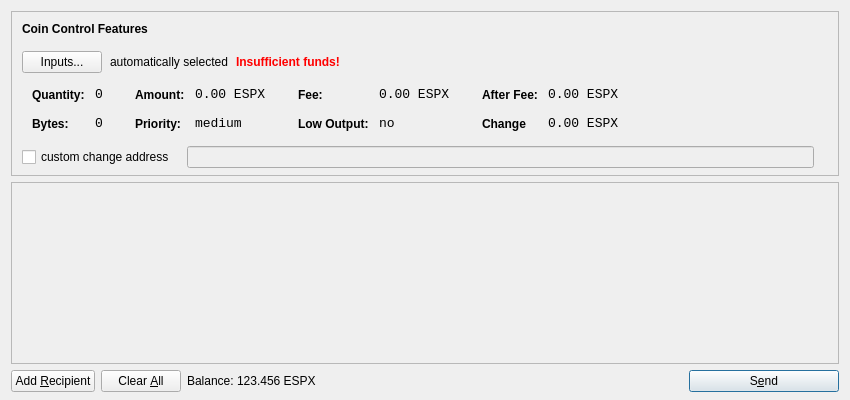
<?xml version="1.0" encoding="UTF-8"?>
<ui version="4.0">
 <class>SendCoinsDialog</class>
 <widget class="QDialog" name="SendCoinsDialog">
  <property name="geometry">
   <rect>
    <x>0</x>
    <y>0</y>
    <width>850</width>
    <height>400</height>
   </rect>
  </property>
  <property name="windowTitle">
   <string>Send Coins</string>
  </property>
  <layout class="QVBoxLayout" name="verticalLayout" stretch="0,1,0">
   <property name="bottomMargin">
    <number>8</number>
   </property>
   <item>
    <widget class="QFrame" name="frameCoinControl">
     <property name="sizePolicy">
      <sizepolicy hsizetype="Expanding" vsizetype="Expanding">
       <horstretch>0</horstretch>
       <verstretch>0</verstretch>
      </sizepolicy>
     </property>
     <property name="maximumSize">
      <size>
       <width>16777215</width>
       <height>16777215</height>
      </size>
     </property>
     <property name="frameShape">
      <enum>QFrame::StyledPanel</enum>
     </property>
     <property name="frameShadow">
      <enum>QFrame::Sunken</enum>
     </property>
     <layout class="QVBoxLayout" name="verticalLayoutCoinControl2">
      <property name="spacing">
       <number>-1</number>
      </property>
      <property name="leftMargin">
       <number>0</number>
      </property>
      <property name="topMargin">
       <number>0</number>
      </property>
      <property name="rightMargin">
       <number>0</number>
      </property>
      <property name="bottomMargin">
       <number>6</number>
      </property>
      <item>
       <layout class="QVBoxLayout" name="verticalLayoutCoinControl" stretch="0,0,0,0,1">
        <property name="spacing">
         <number>0</number>
        </property>
        <property name="leftMargin">
         <number>10</number>
        </property>
        <property name="topMargin">
         <number>10</number>
        </property>
        <item>
         <layout class="QHBoxLayout" name="horizontalLayoutCoinControl1">
          <property name="bottomMargin">
           <number>15</number>
          </property>
          <item>
           <widget class="QLabel" name="labelCoinControlFeatures">
            <property name="sizePolicy">
             <sizepolicy hsizetype="Preferred" vsizetype="Maximum">
              <horstretch>0</horstretch>
              <verstretch>0</verstretch>
             </sizepolicy>
            </property>
            <property name="font">
             <font>
              <weight>75</weight>
              <bold>true</bold>
             </font>
            </property>
            <property name="styleSheet">
             <string notr="true">font-weight:bold;</string>
            </property>
            <property name="text">
             <string>Coin Control Features</string>
            </property>
           </widget>
          </item>
         </layout>
        </item>
        <item>
         <layout class="QHBoxLayout" name="horizontalLayoutCoinControl2" stretch="0,0,0,0">
          <property name="spacing">
           <number>8</number>
          </property>
          <property name="bottomMargin">
           <number>10</number>
          </property>
          <item>
           <widget class="QPushButton" name="pushButtonCoinControl">
            <property name="styleSheet">
             <string notr="true"/>
            </property>
            <property name="text">
             <string>Inputs...</string>
            </property>
           </widget>
          </item>
          <item>
           <widget class="QLabel" name="labelCoinControlAutomaticallySelected">
            <property name="text">
             <string>automatically selected</string>
            </property>
            <property name="margin">
             <number>5</number>
            </property>
           </widget>
          </item>
          <item>
           <widget class="QLabel" name="labelCoinControlInsuffFunds">
            <property name="font">
             <font>
              <weight>75</weight>
              <bold>true</bold>
             </font>
            </property>
            <property name="styleSheet">
             <string notr="true">color:red;font-weight:bold;</string>
            </property>
            <property name="text">
             <string>Insufficient funds!</string>
            </property>
            <property name="margin">
             <number>5</number>
            </property>
           </widget>
          </item>
          <item>
           <spacer name="horizontalSpacerCoinControl">
            <property name="orientation">
             <enum>Qt::Horizontal</enum>
            </property>
            <property name="sizeHint" stdset="0">
             <size>
              <width>40</width>
              <height>1</height>
             </size>
            </property>
           </spacer>
          </item>
         </layout>
        </item>
        <item>
         <widget class="QWidget" name="widgetCoinControl" native="true">
          <property name="sizePolicy">
           <sizepolicy hsizetype="Preferred" vsizetype="Preferred">
            <horstretch>0</horstretch>
            <verstretch>0</verstretch>
           </sizepolicy>
          </property>
          <property name="minimumSize">
           <size>
            <width>0</width>
            <height>0</height>
           </size>
          </property>
          <property name="styleSheet">
           <string notr="true"/>
          </property>
          <layout class="QHBoxLayout" name="horizontalLayoutCoinControl5">
           <property name="margin">
            <number>0</number>
           </property>
           <item>
            <layout class="QHBoxLayout" name="horizontalLayoutCoinControl3" stretch="0,0,0,1">
             <property name="spacing">
              <number>20</number>
             </property>
             <property name="topMargin">
              <number>0</number>
             </property>
             <property name="bottomMargin">
              <number>10</number>
             </property>
             <item>
              <layout class="QFormLayout" name="formLayoutCoinControl1">
               <property name="horizontalSpacing">
                <number>10</number>
               </property>
               <property name="verticalSpacing">
                <number>14</number>
               </property>
               <property name="leftMargin">
                <number>10</number>
               </property>
               <property name="topMargin">
                <number>4</number>
               </property>
               <property name="rightMargin">
                <number>6</number>
               </property>
               <item row="0" column="0">
                <widget class="QLabel" name="labelCoinControlQuantityText">
                 <property name="styleSheet">
                  <string notr="true">font-weight:bold;</string>
                 </property>
                 <property name="text">
                  <string>Quantity:</string>
                 </property>
                 <property name="margin">
                  <number>0</number>
                 </property>
                </widget>
               </item>
               <item row="0" column="1">
                <widget class="QLabel" name="labelCoinControlQuantity">
                 <property name="font">
                  <font>
                   <family>Monospace</family>
                   <pointsize>10</pointsize>
                  </font>
                 </property>
                 <property name="cursor">
                  <cursorShape>IBeamCursor</cursorShape>
                 </property>
                 <property name="contextMenuPolicy">
                  <enum>Qt::ActionsContextMenu</enum>
                 </property>
                 <property name="text">
                  <string>0</string>
                 </property>
                 <property name="margin">
                  <number>0</number>
                 </property>
                 <property name="textInteractionFlags">
                  <set>Qt::LinksAccessibleByMouse|Qt::TextSelectableByKeyboard|Qt::TextSelectableByMouse</set>
                 </property>
                </widget>
               </item>
               <item row="1" column="0">
                <widget class="QLabel" name="labelCoinControlBytesText">
                 <property name="styleSheet">
                  <string notr="true">font-weight:bold;</string>
                 </property>
                 <property name="text">
                  <string>Bytes:</string>
                 </property>
                </widget>
               </item>
               <item row="1" column="1">
                <widget class="QLabel" name="labelCoinControlBytes">
                 <property name="font">
                  <font>
                   <family>Monospace</family>
                   <pointsize>10</pointsize>
                  </font>
                 </property>
                 <property name="cursor">
                  <cursorShape>IBeamCursor</cursorShape>
                 </property>
                 <property name="contextMenuPolicy">
                  <enum>Qt::ActionsContextMenu</enum>
                 </property>
                 <property name="text">
                  <string>0</string>
                 </property>
                 <property name="textInteractionFlags">
                  <set>Qt::LinksAccessibleByMouse|Qt::TextSelectableByKeyboard|Qt::TextSelectableByMouse</set>
                 </property>
                </widget>
               </item>
              </layout>
             </item>
             <item>
              <layout class="QFormLayout" name="formLayoutCoinControl2">
               <property name="horizontalSpacing">
                <number>10</number>
               </property>
               <property name="verticalSpacing">
                <number>14</number>
               </property>
               <property name="leftMargin">
                <number>6</number>
               </property>
               <property name="topMargin">
                <number>4</number>
               </property>
               <property name="rightMargin">
                <number>6</number>
               </property>
               <item row="0" column="0">
                <widget class="QLabel" name="labelCoinControlAmountText">
                 <property name="styleSheet">
                  <string notr="true">font-weight:bold;</string>
                 </property>
                 <property name="text">
                  <string>Amount:</string>
                 </property>
                 <property name="margin">
                  <number>0</number>
                 </property>
                </widget>
               </item>
               <item row="0" column="1">
                <widget class="QLabel" name="labelCoinControlAmount">
                 <property name="font">
                  <font>
                   <family>Monospace</family>
                   <pointsize>10</pointsize>
                  </font>
                 </property>
                 <property name="cursor">
                  <cursorShape>IBeamCursor</cursorShape>
                 </property>
                 <property name="contextMenuPolicy">
                  <enum>Qt::ActionsContextMenu</enum>
                 </property>
                 <property name="text">
                  <string>0.00 ESPX</string>
                 </property>
                 <property name="textInteractionFlags">
                  <set>Qt::LinksAccessibleByMouse|Qt::TextSelectableByKeyboard|Qt::TextSelectableByMouse</set>
                 </property>
                </widget>
               </item>
               <item row="1" column="0">
                <widget class="QLabel" name="labelCoinControlPriorityText">
                 <property name="styleSheet">
                  <string notr="true">font-weight:bold;</string>
                 </property>
                 <property name="text">
                  <string>Priority:</string>
                 </property>
                </widget>
               </item>
               <item row="1" column="1">
                <widget class="QLabel" name="labelCoinControlPriority">
                 <property name="font">
                  <font>
                   <family>Monospace</family>
                   <pointsize>10</pointsize>
                  </font>
                 </property>
                 <property name="cursor">
                  <cursorShape>IBeamCursor</cursorShape>
                 </property>
                 <property name="contextMenuPolicy">
                  <enum>Qt::ActionsContextMenu</enum>
                 </property>
                 <property name="text">
                  <string>medium</string>
                 </property>
                 <property name="textInteractionFlags">
                  <set>Qt::LinksAccessibleByMouse|Qt::TextSelectableByKeyboard|Qt::TextSelectableByMouse</set>
                 </property>
                </widget>
               </item>
              </layout>
             </item>
             <item>
              <layout class="QFormLayout" name="formLayoutCoinControl3">
               <property name="horizontalSpacing">
                <number>10</number>
               </property>
               <property name="verticalSpacing">
                <number>14</number>
               </property>
               <property name="leftMargin">
                <number>6</number>
               </property>
               <property name="topMargin">
                <number>4</number>
               </property>
               <property name="rightMargin">
                <number>6</number>
               </property>
               <item row="0" column="0">
                <widget class="QLabel" name="labelCoinControlFeeText">
                 <property name="styleSheet">
                  <string notr="true">font-weight:bold;</string>
                 </property>
                 <property name="text">
                  <string>Fee:</string>
                 </property>
                 <property name="margin">
                  <number>0</number>
                 </property>
                </widget>
               </item>
               <item row="0" column="1">
                <widget class="QLabel" name="labelCoinControlFee">
                 <property name="font">
                  <font>
                   <family>Monospace</family>
                   <pointsize>10</pointsize>
                  </font>
                 </property>
                 <property name="cursor">
                  <cursorShape>IBeamCursor</cursorShape>
                 </property>
                 <property name="contextMenuPolicy">
                  <enum>Qt::ActionsContextMenu</enum>
                 </property>
                 <property name="text">
                  <string>0.00 ESPX</string>
                 </property>
                 <property name="textInteractionFlags">
                  <set>Qt::LinksAccessibleByMouse|Qt::TextSelectableByKeyboard|Qt::TextSelectableByMouse</set>
                 </property>
                </widget>
               </item>
               <item row="1" column="0">
                <widget class="QLabel" name="labelCoinControlLowOutputText">
                 <property name="styleSheet">
                  <string notr="true">font-weight:bold;</string>
                 </property>
                 <property name="text">
                  <string>Low Output:</string>
                 </property>
                </widget>
               </item>
               <item row="1" column="1">
                <widget class="QLabel" name="labelCoinControlLowOutput">
                 <property name="font">
                  <font>
                   <family>Monospace</family>
                   <pointsize>10</pointsize>
                  </font>
                 </property>
                 <property name="cursor">
                  <cursorShape>IBeamCursor</cursorShape>
                 </property>
                 <property name="contextMenuPolicy">
                  <enum>Qt::ActionsContextMenu</enum>
                 </property>
                 <property name="text">
                  <string>no</string>
                 </property>
                 <property name="textInteractionFlags">
                  <set>Qt::LinksAccessibleByMouse|Qt::TextSelectableByKeyboard|Qt::TextSelectableByMouse</set>
                 </property>
                </widget>
               </item>
              </layout>
             </item>
             <item>
              <layout class="QFormLayout" name="formLayoutCoinControl4">
               <property name="horizontalSpacing">
                <number>10</number>
               </property>
               <property name="verticalSpacing">
                <number>14</number>
               </property>
               <property name="leftMargin">
                <number>6</number>
               </property>
               <property name="topMargin">
                <number>4</number>
               </property>
               <property name="rightMargin">
                <number>6</number>
               </property>
               <item row="0" column="0">
                <widget class="QLabel" name="labelCoinControlAfterFeeText">
                 <property name="styleSheet">
                  <string notr="true">font-weight:bold;</string>
                 </property>
                 <property name="text">
                  <string>After Fee:</string>
                 </property>
                 <property name="margin">
                  <number>0</number>
                 </property>
                </widget>
               </item>
               <item row="0" column="1">
                <widget class="QLabel" name="labelCoinControlAfterFee">
                 <property name="font">
                  <font>
                   <family>Monospace</family>
                   <pointsize>10</pointsize>
                  </font>
                 </property>
                 <property name="cursor">
                  <cursorShape>IBeamCursor</cursorShape>
                 </property>
                 <property name="contextMenuPolicy">
                  <enum>Qt::ActionsContextMenu</enum>
                 </property>
                 <property name="text">
                  <string>0.00 ESPX</string>
                 </property>
                 <property name="textInteractionFlags">
                  <set>Qt::LinksAccessibleByMouse|Qt::TextSelectableByKeyboard|Qt::TextSelectableByMouse</set>
                 </property>
                </widget>
               </item>
               <item row="1" column="0">
                <widget class="QLabel" name="labelCoinControlChangeText">
                 <property name="styleSheet">
                  <string notr="true">font-weight:bold;</string>
                 </property>
                 <property name="text">
                  <string>Change</string>
                 </property>
                </widget>
               </item>
               <item row="1" column="1">
                <widget class="QLabel" name="labelCoinControlChange">
                 <property name="font">
                  <font>
                   <family>Monospace</family>
                   <pointsize>10</pointsize>
                  </font>
                 </property>
                 <property name="cursor">
                  <cursorShape>IBeamCursor</cursorShape>
                 </property>
                 <property name="contextMenuPolicy">
                  <enum>Qt::ActionsContextMenu</enum>
                 </property>
                 <property name="text">
                  <string>0.00 ESPX</string>
                 </property>
                 <property name="textInteractionFlags">
                  <set>Qt::LinksAccessibleByMouse|Qt::TextSelectableByKeyboard|Qt::TextSelectableByMouse</set>
                 </property>
                </widget>
               </item>
              </layout>
             </item>
            </layout>
           </item>
          </layout>
         </widget>
        </item>
        <item>
         <layout class="QHBoxLayout" name="horizontalLayoutCoinControl4" stretch="0,0,0">
          <property name="spacing">
           <number>12</number>
          </property>
          <property name="sizeConstraint">
           <enum>QLayout::SetDefaultConstraint</enum>
          </property>
          <property name="topMargin">
           <number>5</number>
          </property>
          <property name="rightMargin">
           <number>5</number>
          </property>
          <item>
           <widget class="QCheckBox" name="checkBoxCoinControlChange">
            <property name="text">
             <string>custom change address</string>
            </property>
           </widget>
          </item>
          <item>
           <widget class="QLineEdit" name="lineEditCoinControlChange">
            <property name="enabled">
             <bool>false</bool>
            </property>
            <property name="sizePolicy">
             <sizepolicy hsizetype="Expanding" vsizetype="Fixed">
              <horstretch>0</horstretch>
              <verstretch>0</verstretch>
             </sizepolicy>
            </property>
           </widget>
          </item>
          <item>
           <widget class="QLabel" name="labelCoinControlChangeLabel">
            <property name="sizePolicy">
             <sizepolicy hsizetype="Preferred" vsizetype="Expanding">
              <horstretch>0</horstretch>
              <verstretch>0</verstretch>
             </sizepolicy>
            </property>
            <property name="minimumSize">
             <size>
              <width>0</width>
              <height>0</height>
             </size>
            </property>
            <property name="text">
             <string/>
            </property>
            <property name="margin">
             <number>3</number>
            </property>
           </widget>
          </item>
         </layout>
        </item>
        <item>
         <spacer name="verticalSpacerCoinControl">
          <property name="orientation">
           <enum>Qt::Vertical</enum>
          </property>
          <property name="sizeHint" stdset="0">
           <size>
            <width>800</width>
            <height>1</height>
           </size>
          </property>
         </spacer>
        </item>
       </layout>
      </item>
     </layout>
    </widget>
   </item>
   <item>
    <widget class="QScrollArea" name="scrollArea">
     <property name="widgetResizable">
      <bool>true</bool>
     </property>
     <widget class="QWidget" name="scrollAreaWidgetContents">
      <property name="geometry">
       <rect>
        <x>0</x>
        <y>0</y>
        <width>830</width>
        <height>165</height>
       </rect>
      </property>
      <layout class="QVBoxLayout" name="verticalLayout_2">
       <property name="margin">
        <number>0</number>
       </property>
       <item>
        <layout class="QVBoxLayout" name="entries">
         <property name="spacing">
          <number>6</number>
         </property>
        </layout>
       </item>
       <item>
        <spacer name="verticalSpacer">
         <property name="orientation">
          <enum>Qt::Vertical</enum>
         </property>
         <property name="sizeHint" stdset="0">
          <size>
           <width>20</width>
           <height>40</height>
          </size>
         </property>
        </spacer>
       </item>
      </layout>
     </widget>
    </widget>
   </item>
   <item>
    <layout class="QHBoxLayout" name="horizontalLayout">
     <item>
      <widget class="QPushButton" name="addButton">
       <property name="toolTip">
        <string>Send to multiple recipients at once</string>
       </property>
       <property name="text">
        <string>Add &amp;Recipient</string>
       </property>
       <property name="icon">
        <iconset resource="../bitcoin.qrc">
         <normaloff>:/icons/add</normaloff>:/icons/add</iconset>
       </property>
       <property name="autoDefault">
        <bool>false</bool>
       </property>
      </widget>
     </item>
     <item>
      <widget class="QPushButton" name="clearButton">
       <property name="sizePolicy">
        <sizepolicy hsizetype="Minimum" vsizetype="Fixed">
         <horstretch>0</horstretch>
         <verstretch>0</verstretch>
        </sizepolicy>
       </property>
       <property name="toolTip">
        <string>Remove all transaction fields</string>
       </property>
       <property name="text">
        <string>Clear &amp;All</string>
       </property>
       <property name="icon">
        <iconset resource="../bitcoin.qrc">
         <normaloff>:/icons/remove</normaloff>:/icons/remove</iconset>
       </property>
       <property name="autoRepeatDelay">
        <number>300</number>
       </property>
       <property name="autoDefault">
        <bool>false</bool>
       </property>
      </widget>
     </item>
     <item>
      <layout class="QHBoxLayout" name="horizontalLayout_2">
       <property name="spacing">
        <number>3</number>
       </property>
       <item>
        <widget class="QLabel" name="label">
         <property name="sizePolicy">
          <sizepolicy hsizetype="Preferred" vsizetype="Fixed">
           <horstretch>0</horstretch>
           <verstretch>0</verstretch>
          </sizepolicy>
         </property>
         <property name="text">
          <string>Balance:</string>
         </property>
        </widget>
       </item>
       <item>
        <widget class="QLabel" name="labelBalance">
         <property name="sizePolicy">
          <sizepolicy hsizetype="Preferred" vsizetype="Fixed">
           <horstretch>0</horstretch>
           <verstretch>0</verstretch>
          </sizepolicy>
         </property>
         <property name="cursor">
          <cursorShape>IBeamCursor</cursorShape>
         </property>
         <property name="text">
          <string>123.456 ESPX</string>
         </property>
         <property name="textInteractionFlags">
          <set>Qt::LinksAccessibleByMouse|Qt::TextSelectableByKeyboard|Qt::TextSelectableByMouse</set>
         </property>
        </widget>
       </item>
      </layout>
     </item>
     <item>
      <spacer name="horizontalSpacer">
       <property name="orientation">
        <enum>Qt::Horizontal</enum>
       </property>
       <property name="sizeHint" stdset="0">
        <size>
         <width>40</width>
         <height>20</height>
        </size>
       </property>
      </spacer>
     </item>
     <item>
      <widget class="QPushButton" name="sendButton">
       <property name="minimumSize">
        <size>
         <width>150</width>
         <height>0</height>
        </size>
       </property>
       <property name="toolTip">
        <string>Confirm the send action</string>
       </property>
       <property name="text">
        <string>S&amp;end</string>
       </property>
       <property name="icon">
        <iconset resource="../bitcoin.qrc">
         <normaloff>:/icons/send</normaloff>:/icons/send</iconset>
       </property>
       <property name="default">
        <bool>true</bool>
       </property>
      </widget>
     </item>
    </layout>
   </item>
  </layout>
 </widget>
 <resources>
  <include location="../bitcoin.qrc"/>
 </resources>
 <connections/>
</ui>
